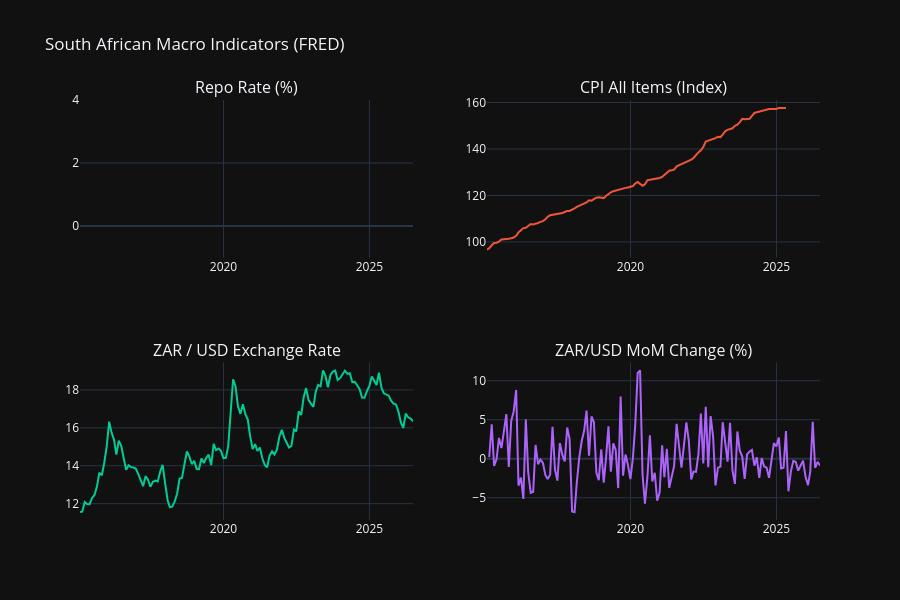

Write notebook code for a chart like this one.
### Code cell
# Load the processed macro directly for a clean view
macro_files = sorted(PROC_MACRO_DIR.glob("macro_processed_*.parquet"))
macro = pd.read_parquet(macro_files[-1])
macro["date"] = pd.to_datetime(macro["date"])

# Plot the four most important macro series
fig = make_subplots(
    rows=2, cols=2,
    subplot_titles=[
        "Repo Rate (%)",
        "CPI All Items (Index)",
        "ZAR / USD Exchange Rate",
        "ZAR/USD MoM Change (%)",
    ]
)

series = [
    ("repo_rate",       1, 1),
    ("cpi_all",         1, 2),
    ("zar_usd",         2, 1),
    ("zar_usd_mom_pct", 2, 2),
]

for col, row, col_pos in series:
    if col in macro.columns:
        fig.add_trace(
            go.Scatter(x=macro["date"], y=macro[col], name=col, mode="lines"),
            row=row, col=col_pos,
        )

fig.update_layout(
    height=600,
    title="South African Macro Indicators (FRED)",
    template="plotly_dark",
    showlegend=False,
)
fig.show()

### Figure 1 — Plotly figure (JSON) as saved in the notebook; plotly's stock layout.template omitted (floating-point values rounded to 4 significant figures; data arrays with more than 128 entries replaced by an {"elided": "..."} marker saying what was removed)
{"data": [{"mode": "lines", "name": "repo_rate", "type": "scatter", "x": {"elided": "138 str values"}, "xaxis": "x", "y": {"elided": "138 float values"}, "yaxis": "y"}, {"mode": "lines", "name": "cpi_all", "type": "scatter", "x": {"elided": "138 str values"}, "xaxis": "x2", "y": {"elided": "138 float values"}, "yaxis": "y2"}, {"mode": "lines", "name": "zar_usd", "type": "scatter", "x": {"elided": "138 str values"}, "xaxis": "x3", "y": {"elided": "138 float values"}, "yaxis": "y3"}, {"mode": "lines", "name": "zar_usd_mom_pct", "type": "scatter", "x": {"elided": "138 str values"}, "xaxis": "x4", "y": {"elided": "138 float values"}, "yaxis": "y4"}], "layout": {"annotations": [{"font": {"size": 16}, "showarrow": false, "text": "Repo Rate (%)", "x": 0.225, "xanchor": "center", "xref": "paper", "y": 1, "yanchor": "bottom", "yref": "paper"}, {"font": {"size": 16}, "showarrow": false, "text": "CPI All Items (Index)", "x": 0.775, "xanchor": "center", "xref": "paper", "y": 1, "yanchor": "bottom", "yref": "paper"}, {"font": {"size": 16}, "showarrow": false, "text": "ZAR / USD Exchange Rate", "x": 0.225, "xanchor": "center", "xref": "paper", "y": 0.375, "yanchor": "bottom", "yref": "paper"}, {"font": {"size": 16}, "showarrow": false, "text": "ZAR/USD MoM Change (%)", "x": 0.775, "xanchor": "center", "xref": "paper", "y": 0.375, "yanchor": "bottom", "yref": "paper"}], "height": 600, "showlegend": false, "title": {"text": "South African Macro Indicators (FRED)"}, "xaxis": {"anchor": "y", "domain": [0, 0.45]}, "xaxis2": {"anchor": "y2", "domain": [0.55, 1]}, "xaxis3": {"anchor": "y3", "domain": [0, 0.45]}, "xaxis4": {"anchor": "y4", "domain": [0.55, 1]}, "yaxis": {"anchor": "x", "domain": [0.625, 1]}, "yaxis2": {"anchor": "x2", "domain": [0.625, 1]}, "yaxis3": {"anchor": "x3", "domain": [0, 0.375]}, "yaxis4": {"anchor": "x4", "domain": [0, 0.375]}}}
